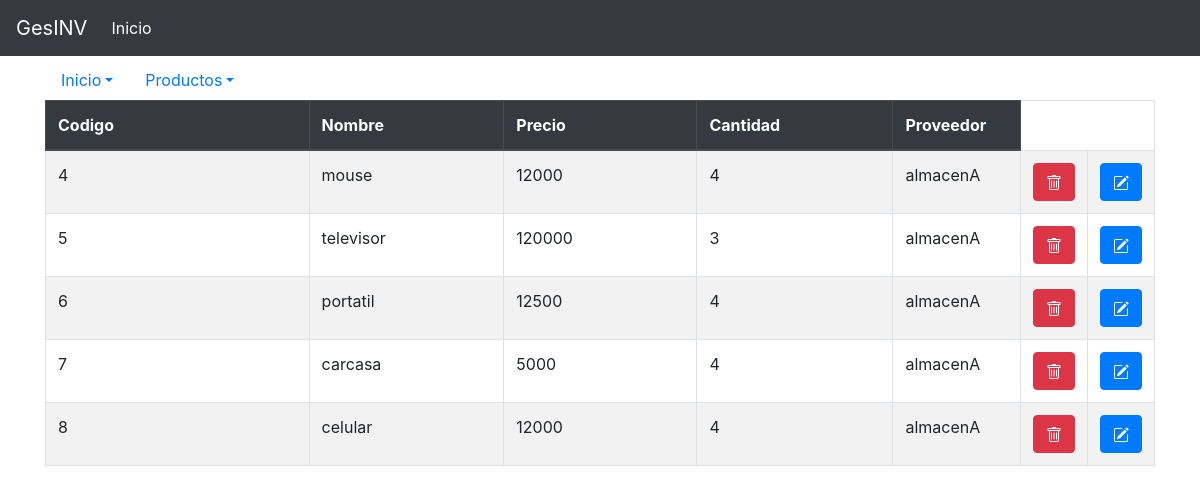
The app's page /vista/admin/menu.php with its own data.
### tables this page shows
CREATE TABLE `productos` (
  `codigo` int(11) NOT NULL,
  `nombre` varchar(40) NOT NULL,
  `precio` varchar(40) NOT NULL,
  `cantidad` varchar(40) NOT NULL,
  `proveedor` varchar(40) NOT NULL
);

### vista/admin/menu.php (the view, shortened to what this page needs)
<!doctype html>
<html lang="es">
<head>
<link rel="stylesheet" href="https://maxcdn.bootstrapcdn.com/bootstrap/4.5.2/css/bootstrap.min.css">
<link href="../../vista/assets/sticky-footer-navbar.css" rel="stylesheet">
</head>
<body>
<header>
<nav class="navbar navbar-expand-md navbar-dark fixed-top bg-dark">
  <a class="navbar-brand" href="#">GesINV </a>
    <div class="collapse navbar-collapse" id="navbarCollapse">
      <ul class="navbar-nav mr-auto">
        <li class="nav-item active"> <a class="nav-link" href="menu.php">Inicio <span class="sr-only"></span></a> </li>
      </ul>
    </div>
  </nav>
</header>
<div class="container">
<ul class="nav nav-pills">
  <li class="nav-item dropdown">
    <a class="nav-link dropdown-toggle" data-toggle="dropdown" href="#">Inicio</a>
  </li>
  <li class="nav-item dropdown">
    <a class="nav-link dropdown-toggle" data-toggle="dropdown" href="#">Productos</a>
</ul>
<div class="table table-hover">
    <table class="table table-bordered table-striped">
        <thead class="thead-dark">
                <th width="28%">Codigo</th>
                <th width="20%">Nombre</th>
                <th width="20%">Precio</th>
                <th width="20%">Cantidad</th>
                <th width="20%">Proveedor</th>
        </thead>
        <tbody>
<?php
    $conectar = new bdconnect;
    $conn = $conectar->connect();
    $conn->setAttribute(PDO::ATTR_ERRMODE, PDO::ERRMODE_EXCEPTION);
    $sql = "SELECT * FROM productos";
    $query = $conn->query($sql);
    $query -> execute();
    $results = $query->fetchAll(PDO::FETCH_OBJ);
    if($query -> rowCount() > 0){
        foreach($results as $result){
            echo "<tr>
                <td>".$result -> codigo."</td>
                <td>".$result -> nombre."</td>
                <td>".$result -> precio."</td>
                <td>".$result -> cantidad."</td>
                <td>".$result -> proveedor."</td>
                </td>
                <td>
                <form onsubmit=\"return confirm('Realmente desea eliminar el registro?';\"method='POST' action='".$_SERVER['PHP_SELF']."'>
                    <input type='hidden' name='codigo' value = '".$result->codigo."'>
                    <button   name='eliminar'class='btn btn-danger' > <svg xmlns='http://www.w3.org/2000/svg' width='16' height='16' fill='currentColor' class='bi bi-trash' viewBox='0 0 16 16'>
                    <path d='M5.5 5.5A.5.5 0 0 1 6 6v6a.5.5 0 0 1-1 0V6a.5.5 0 0 1 .5-.5zm2.5 0a.5.5 0 0 1 .5.5v6a.5.5 0 0 1-1 0V6a.5.5 0 0 1 .5-.5zm3 .5a.5.5 0 0 0-1 0v6a.5.5 0 0 0 1 0V6z'/>
                    <path fill-rule='evenodd' d='M14.5 3a1 1 0 0 1-1 1H13v9a2 2 0 0 1-2 2H5a2 2 0 0 1-2-2V4h-.5a1 1 0 0 1-1-1V2a1 1 0 0 1 1-1H6a1 1 0 0 1 1-1h2a1 1 0 0 1 1 1h3.5a1 1 0 0 1 1 1v1zM4.118 4 4 4.059V13a1 1 0 0 0 1 1h6a1 1 0 0 0 1-1V4.059L11.882 4H4.118zM2.5 3V2h11v1h-11z'/>
                  </svg></button>
                    </form>
                  <td>
                    <form method='POST' action='".$_SERVER['PHP_SELF']."'>
                    <input type='hidden' name='codigo' value = '".$result->codigo."'>
                    <button name='editar'class='btn btn-primary' ><svg xmlns='http://www.w3.org/2000/svg' width='16' height='16' fill='currentColor' class='bi bi-pencil-square' viewBox='0 0 16 16'>
                    <path d='M15.502 1.94a.5.5 0 0 1 0 .706L14.459 3.69l-2-2L13.502.646a.5.5 0 0 1 .707 0l1.293 1.293zm-1.75 2.456-2-2L4.939 9.21a.5.5 0 0 0-.121.196l-.805 2.414a.25.25 0 0 0 .316.316l2.414-.805a.5.5 0 0 0 .196-.12l6.813-6.814z'/>
                    <path fill-rule='evenodd' d='M1 13.5A1.5 1.5 0 0 0 2.5 15h11a1.5 1.5 0 0 0 1.5-1.5v-6a.5.5 0 0 0-1 0v6a.5.5 0 0 1-.5.5h-11a.5.5 0 0 1-.5-.5v-11a.5.5 0 0 1 .5-.5H9a.5.5 0 0 0 0-1H2.5A1.5 1.5 0 0 0 1 2.5v11z'/>
                  </svg></button>
                    </form>
                </td>
                </td>
                </td>
            </tr>";
        }
    }
?>
            </tbody>
</table>
</div>
</div>
</body>
</html>

### vista/assets/sticky-footer-navbar.css (style rules this page uses)
html { position: relative; min-height: 100%; }
body { margin-bottom: 60px; }
body > .container { padding: 60px 15px 0; }

### records on screen
productos: codigo "4", nombre "mouse", precio "12000", cantidad "4", proveedor "almacenA"
productos: codigo "5", nombre "televisor", precio "120000", cantidad "3", proveedor "almacenA"
productos: codigo "6", nombre "portatil", precio "12500", cantidad "4", proveedor "almacenA"
productos: codigo "7", nombre "carcasa", precio "5000", cantidad "4", proveedor "almacenA"
productos: codigo "8", nombre "celular", precio "12000", cantidad "4", proveedor "almacenA"
